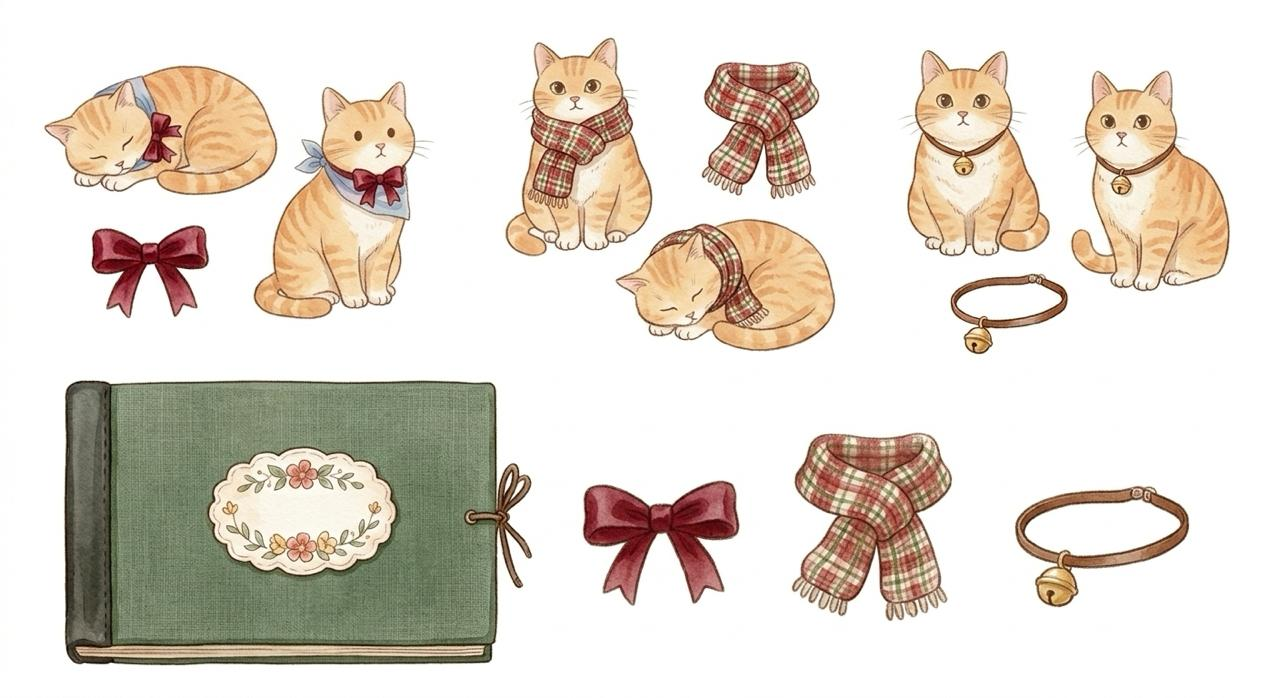
#> input picture src/vi_1127/cat_acc.jpg, 1280 x 698 px, found by its file name
$ python cut_cat_acc.py
#> lines starting #> are read from the running program, lines starting #| are printed output that depends on the picture; after the words box and inside, x2 and y2 are one past the last pixel; in counts of white or black regions, pixels touching at a corner belong together
# Vi 27/11 (src/vi_1127/cat_acc.jpg): Bánh Quy accessories for the decor panel -- red bow (sleep + sit), plaid scarf
# (sit + sleep), bell collar (two sitting cats), the three accessories alone (picker icons) and the green album cover.
import sys
import cv2, numpy as np
G = sys.argv[1] if len(sys.argv) > 1 else '.'
im = cv2.imread(f'{G}/src/vi_1127/cat_acc.jpg')
#> im is the input picture: shape (698, 1280, 3); mean B, G, R 207.2, 217.5, 225.5
g = cv2.cvtColor(im, cv2.COLOR_BGR2GRAY); hsv = cv2.cvtColor(im, cv2.COLOR_BGR2HSV)
#> after `hsv = cv2.cvtColor(im, cv2.COLOR_BGR2HSV)`: hsv: shape (698, 1280, 3); mean H, S, V 15.9, 29.4, 226.8
def save(name, box, frac=0.08, fade=True, fill=True):
#> called with name = 'cat_sleep_bow', box = (36, 55, 285, 200), frac = 0.08, fade = True, fill = True
    x0, y0, x1, y1 = box
    fg = ((g[y0:y1, x0:x1] < 232) | (hsv[y0:y1, x0:x1, 1] > 22)).astype(np.uint8) * 255
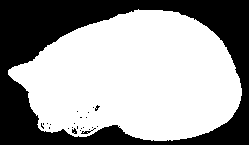
#> fg: shape (145, 249); 62% white; 24 black regions (21 under 20 px), largest, box (x1, y1, x2, y2) and area: (0, 0, 249, 145) 13636, (81, 128, 96, 134) 26, (72, 128, 77, 134) 20
    m = cv2.morphologyEx(fg, cv2.MORPH_CLOSE, np.ones((9, 9), np.uint8))
#> m: shape (145, 249); 62.6% white; 1 black region
    cnts, _ = cv2.findContours(m, cv2.RETR_EXTERNAL, cv2.CHAIN_APPROX_SIMPLE)
#> cnts = 1 contour; box (x1, y1, x2, y2) and area: (8, 9, 242, 145) 22318
    big = max(cv2.contourArea(c) for c in cnts)
#> big = 22318
    keep = np.zeros_like(m); cv2.drawContours(keep, [c for c in cnts if cv2.contourArea(c) > big * frac], -1, 255, -1)
    if not fill: keep = cv2.bitwise_and(keep, cv2.morphologyEx(fg, cv2.MORPH_CLOSE, np.ones((3, 3), np.uint8)))   # ring: keep the hole
    if fade:
        gg = g[y0:y1, x0:x1].astype(np.float32)
        a = np.clip((246 - gg) * 8 / 255, 0, 1)   # whiskers / fur fluff fade into the paper
        core = cv2.GaussianBlur(cv2.erode(keep, np.ones((7, 7), np.uint8)), (7, 7), 0).astype(np.float32) / 255
        m = (cv2.GaussianBlur(keep, (3, 3), 0).astype(np.float32) * np.maximum(a, core)).astype(np.uint8)
    else: m = cv2.GaussianBlur(keep, (3, 3), 0)
    out = cv2.cvtColor(im[y0:y1, x0:x1], cv2.COLOR_BGR2BGRA); out[..., 3] = m
    ys, xs = np.where(m > 20); out = out[ys.min():ys.max() + 1, xs.min():xs.max() + 1]
    cv2.imwrite(f'{G}/assets/{name}.png', out); print(name, out.shape[1], out.shape[0])
#| cat_sleep_bow 234 135
save('cat_sleep_bow', (36, 55, 285, 200))
save('cat_sit_bow', (250, 75, 420, 325))
#> in save (call 2), `fg = ((g[y0:y1, x0:x1] < 232) | (hsv[y0:y1, x0:x1, 1] > 22)).astype(np..`: fg: shape (250, 170); 62.4% white; 43 black regions (37 under 20 px), largest, box (x1, y1, x2, y2) and area: (0, 0, 170, 250) 15351, (102, 143, 138, 168) 380, (113, 73, 126, 81) 61, (137, 74, 146, 83) 52, (123, 219, 135, 225) 37, (165, 73, 170, 79) 24
#> in save (call 2), `m = cv2.morphologyEx(fg, cv2.MORPH_CLOSE, np.ones((9, 9), np.uint8))`: m: shape (250, 170); 64.2% white; 3 black regions
#> in save (call 2), `cnts, _ = cv2.findContours(m, cv2.RETR_EXTERNAL, cv2.CHAIN_APPROX_SIMP..`: cnts = 2 contours; box (x1, y1, x2, y2) and area: (0, 6, 170, 244) 25194, (0, 13, 28, 109) 1710
#> in save (call 2), `cv2.drawContours(keep, [c for c in cnts if cv2.contourArea(c) > big * `: keep: shape (250, 170); 60.1% white; 2 black regions, box (x1, y1, x2, y2) and area: (0, 0, 170, 214) 12041, (0, 81, 170, 250) 4903
#| cat_sit_bow 170 239
save('cat_sit_scarf', (500, 30, 655, 258))
#> call 3 of save, with name = 'cat_sit_scarf', box = (500, 30, 655, 258), frac = 0.08, fade = True, fill = True
#> in save (call 3), `fg = ((g[y0:y1, x0:x1] < 232) | (hsv[y0:y1, x0:x1, 1] > 22)).astype(np..`: fg: shape (228, 155); 61.2% white; 30 black regions (25 under 20 px), largest, box (x1, y1, x2, y2) and area: (0, 0, 155, 228) 13147, (68, 70, 97, 85) 185, (82, 140, 98, 157) 161, (58, 69, 74, 84) 91, (85, 201, 99, 217) 91
#> in save (call 3), `m = cv2.morphologyEx(fg, cv2.MORPH_CLOSE, np.ones((9, 9), np.uint8))`:
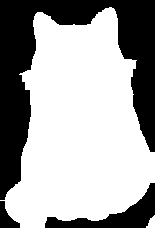
#> m: shape (228, 155); 64.2% white; 3 black regions
#> in save (call 3), `cnts, _ = cv2.findContours(m, cv2.RETR_EXTERNAL, cv2.CHAIN_APPROX_SIMP..`: cnts = 2 contours; box (x1, y1, x2, y2) and area: (0, 7, 155, 228) 22276, (146, 215, 155, 228) 55
#> in save (call 3), `big = max(cv2.contourArea(c) for c in cnts)`: big = 22276
#> in save (call 3), `cv2.drawContours(keep, [c for c in cnts if cv2.contourArea(c) > big * `: keep: shape (228, 155); 64% white; 3 black regions, box (x1, y1, x2, y2) and area: (0, 0, 155, 200) 10740, (45, 183, 155, 228) 1702, (0, 201, 20, 228) 285
#| cat_sit_scarf 150 221
save('cat_sleep_scarf', (600, 205, 840, 352))
#> call 4 of save, with name = 'cat_sleep_scarf', box = (600, 205, 840, 352), frac = 0.08, fade = True, fill = True
#> in save (call 4), `fg = ((g[y0:y1, x0:x1] < 232) | (hsv[y0:y1, x0:x1, 1] > 22)).astype(np..`: fg: shape (147, 240); 65.6% white; 24 black regions (22 under 20 px), largest, box (x1, y1, x2, y2) and area: (0, 0, 240, 147) 12043, (92, 127, 102, 132) 31
#> in save (call 4), `m = cv2.morphologyEx(fg, cv2.MORPH_CLOSE, np.ones((9, 9), np.uint8))`:
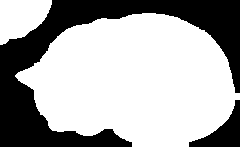
#> m: shape (147, 240); 66.4% white; 2 black regions
#> in save (call 4), `cnts, _ = cv2.findContours(m, cv2.RETR_EXTERNAL, cv2.CHAIN_APPROX_SIMP..`: cnts = 2 contours; box (x1, y1, x2, y2) and area: (15, 13, 240, 147) 21484, (0, 0, 52, 45) 1577
#> in save (call 4), `big = max(cv2.contourArea(c) for c in cnts)`: big = 21484
#> in save (call 4), `cv2.drawContours(keep, [c for c in cnts if cv2.contourArea(c) > big * `: keep: shape (147, 240); 61.7% white; 2 black regions, box (x1, y1, x2, y2) and area: (0, 0, 240, 147) 12525, (189, 100, 240, 147) 995
#> in save (call 4), `out = cv2.cvtColor(im[y0:y1, x0:x1], cv2.COLOR_BGR2BGRA)`:
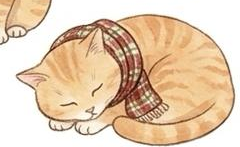
#> out: shape (147, 240, 4); mean B, G, R, A 176.5, 204, 229.3, 255
#> in save (call 4), `out = out[ys.min():ys.max() + 1, xs.min():xs.max() + 1]`:
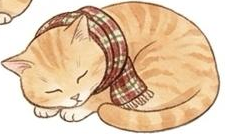
#> out: shape (134, 225, 4); mean B, G, R, A 167.1, 197.8, 226.3, 180.2
#| cat_sleep_scarf 225 134
save('cat_sit_bell', (895, 40, 1060, 258))
#> in save (call 5), `fg = ((g[y0:y1, x0:x1] < 232) | (hsv[y0:y1, x0:x1, 1] > 22)).astype(np..`: fg: shape (218, 165); 56.8% white; 28 black regions (20 under 20 px), largest, box (x1, y1, x2, y2) and area: (0, 0, 165, 218) 14707, (47, 75, 86, 96) 387, (60, 140, 81, 148) 135
#> in save (call 5), `m = cv2.morphologyEx(fg, cv2.MORPH_CLOSE, np.ones((9, 9), np.uint8))`: m: shape (218, 165); 60.4% white; 2 black regions
#> in save (call 5), `cnts, _ = cv2.findContours(m, cv2.RETR_EXTERNAL, cv2.CHAIN_APPROX_SIMP..`: cnts = 1 contour; box (x1, y1, x2, y2) and area: (7, 8, 156, 218) 21408
#> in save (call 5), `big = max(cv2.contourArea(c) for c in cnts)`: big = 21407.5
#> in save (call 5), `gg = g[y0:y1, x0:x1].astype(np.float32)`:
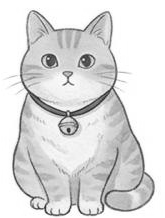
#> gg: shape (218, 165) float32; min 31, max 255, mean 221.1
#> in save (call 5), `m = (cv2.GaussianBlur(keep, (3, 3), 0).astype(np.float32) * np.maximum..`:
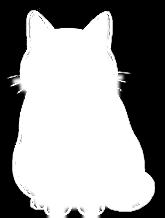
#> m: shape (218, 165); min 0, max 255, mean 149.5
#| cat_sit_bell 148 210
save('cat_sit_bell2', (1065, 60, 1235, 295))   # second sitting pose, not used yet
#> in save (call 6), `cnts, _ = cv2.findContours(m, cv2.RETR_EXTERNAL, cv2.CHAIN_APPROX_SIMP..`: cnts = 2 contours, 1 with area under 20; largest, box (x1, y1, x2, y2) and area: (0, 10, 165, 235) 23448
#| cat_sit_bell2 160 225
save('acc_bow', (575, 475, 745, 610), fade=False)
#> in save (call 7), `cnts, _ = cv2.findContours(m, cv2.RETR_EXTERNAL, cv2.CHAIN_APPROX_SIMP..`: cnts = 1 contour; box (x1, y1, x2, y2) and area: (7, 5, 165, 135) 11460
#| acc_bow 160 131
save('acc_scarf', (785, 425, 955, 625), fade=False)
#> in save (call 8), `cnts, _ = cv2.findContours(m, cv2.RETR_EXTERNAL, cv2.CHAIN_APPROX_SIMP..`: cnts = 1 contour; box (x1, y1, x2, y2) and area: (6, 7, 170, 200) 22308
#| acc_scarf 165 194
save('acc_bell', (1005, 470, 1195, 615), fade=False, fill=False)
#> in save (call 9), `cnts, _ = cv2.findContours(m, cv2.RETR_EXTERNAL, cv2.CHAIN_APPROX_SIMP..`: cnts = 1 contour; box (x1, y1, x2, y2) and area: (9, 15, 184, 138) 12703
#| acc_bell 177 125
save('album_cover', (55, 370, 540, 670), fade=False)
#> in save (call 10), `cnts, _ = cv2.findContours(m, cv2.RETR_EXTERNAL, cv2.CHAIN_APPROX_SIMP..`: cnts = 1 contour; box (x1, y1, x2, y2) and area: (9, 10, 477, 300) 124465
#| album_cover 470 291

$ run again, with src/vi_1127/album2.jpg copied over src/vi_1127/cat_acc.jpg
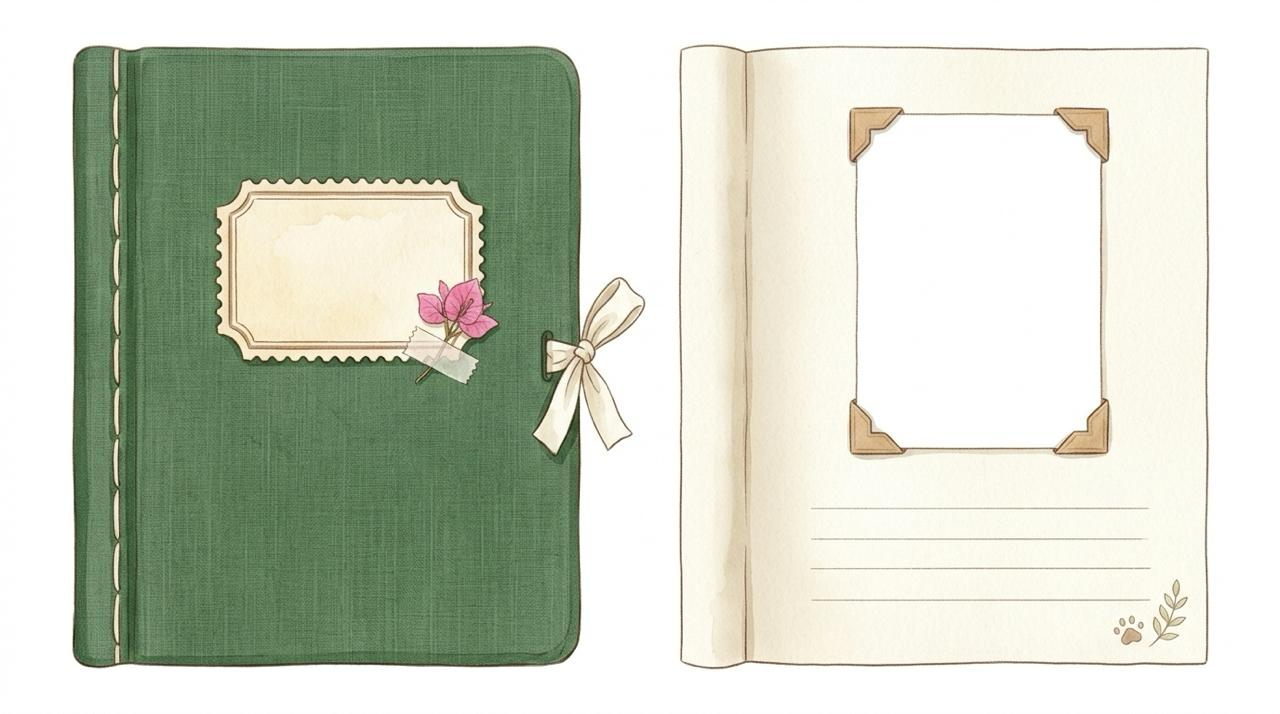
#> input picture src/vi_1127/album2.jpg, 1280 x 714 px, found by its file name
#> im is the input picture: shape (714, 1280, 3); mean B, G, R 194.5, 210.1, 204
#> hsv: shape (714, 1280, 3); mean H, S, V 27.2, 29.3, 212.2
#> in save, `fg = ((g[y0:y1, x0:x1] < 232) | (hsv[y0:y1, x0:x1, 1] > 22)).astype(np..`:
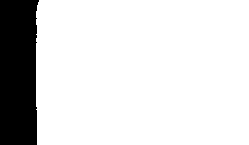
#> fg: shape (145, 249); 85.4% white; 1 black region, box (x1, y1, x2, y2) and area: (0, 0, 39, 145) 5289
#> cnts = 1 contour; box (x1, y1, x2, y2) and area: (36, 0, 249, 145) 30470
#> big = 30469.5
#| cat_sleep_bow 213 145
#> fg: shape (250, 170); 99.4% white; 9 black regions (6 under 20 px), largest, box (x1, y1, x2, y2) and area: (156, 229, 170, 250) 165, (165, 205, 170, 218) 43, (122, 146, 134, 149) 25
#> gg: shape (250, 170) float32
#> a: shape (250, 170) float32
#> core: shape (250, 170) float32; every value is 1
#| cat_sit_bow 170 250
#> fg: shape (228, 155); 47.7% white; 1 white region, box (x1, y1, x2, y2) and area: (0, 15, 82, 228) 16863
#> cnts = 1 contour; box (x1, y1, x2, y2) and area: (0, 15, 82, 228) 16598
#> gg: shape (228, 155) float32
#> a: shape (228, 155) float32
#> core: shape (228, 155) float32
#| cat_sit_scarf 82 213
#> fg: shape (147, 240); 40.6% white; 5 white regions (2 under 20 px), largest, box (x1, y1, x2, y2) and area: (115, 0, 208, 147) 12558, (0, 72, 46, 143) 1395, (79, 0, 83, 147) 371
#> cnts = 3 contours; box (x1, y1, x2, y2) and area: (114, 0, 208, 147) 12400, (0, 72, 46, 147) 2044, (79, 0, 83, 147) 223
#> keep: shape (147, 240); 41.9% white; 2 white regions, box (x1, y1, x2, y2) and area: (114, 0, 208, 147) 12642, (0, 72, 46, 147) 2132
#> gg: shape (147, 240) float32
#> a: shape (147, 240) float32
#> core: shape (147, 240) float32
#| cat_sleep_scarf 208 147
#> fg: shape (218, 165); 3.2% white; 11 white regions (9 under 20 px), largest, box (x1, y1, x2, y2) and area: (0, 64, 165, 84) 607, (0, 6, 165, 13) 529
#> cnts = 5 contours, 3 with area under 20; largest, box (x1, y1, x2, y2) and area: (0, 64, 165, 84) 450, (0, 6, 165, 13) 406
#> keep: shape (218, 165); 3.4% white; 2 white regions, box (x1, y1, x2, y2) and area: (0, 64, 165, 84) 636, (0, 6, 165, 13) 575
#> gg: shape (218, 165) float32
#> a: shape (218, 165) float32
#> core: shape (218, 165) float32
#| cat_sit_bell 165 78
#> in save (call 6), `fg = ((g[y0:y1, x0:x1] < 232) | (hsv[y0:y1, x0:x1, 1] > 22)).astype(np..`:
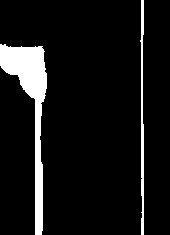
#> fg: shape (235, 170); 8.4% white; 2 white regions
#> cnts = 2 contours; box (x1, y1, x2, y2) and area: (0, 44, 47, 235) 2572, (140, 0, 144, 235) 365
#> big = 2571.5
#> ys = 3411 values from 0 to 234; xs = 3411 values, max 144 at index 3042, min 0 at index 130, mean 51.91
#| cat_sit_bell2 145 235
#> cnts = 3 contours; box (x1, y1, x2, y2) and area: (137, 0, 170, 135) 4004, (0, 0, 7, 135) 618, (104, 0, 108, 135) 248
#| acc_bow 170 135
#> cnts = 2 contours; box (x1, y1, x2, y2) and area: (0, 0, 170, 200) 5662, (62, 0, 170, 35) 1866
#| acc_scarf 170 200
#> cnts = 6 contours, 1 with area under 20; largest, box (x1, y1, x2, y2) and area: (151, 109, 183, 145) 560, (0, 37, 145, 40) 256, (0, 97, 146, 100) 198, (0, 129, 145, 131) 144, (0, 68, 142, 70) 141
#| acc_bell 184 109
#> cnts = 1 contour; box (x1, y1, x2, y2) and area: (17, 0, 485, 300) 138985
#| album_cover 469 300
